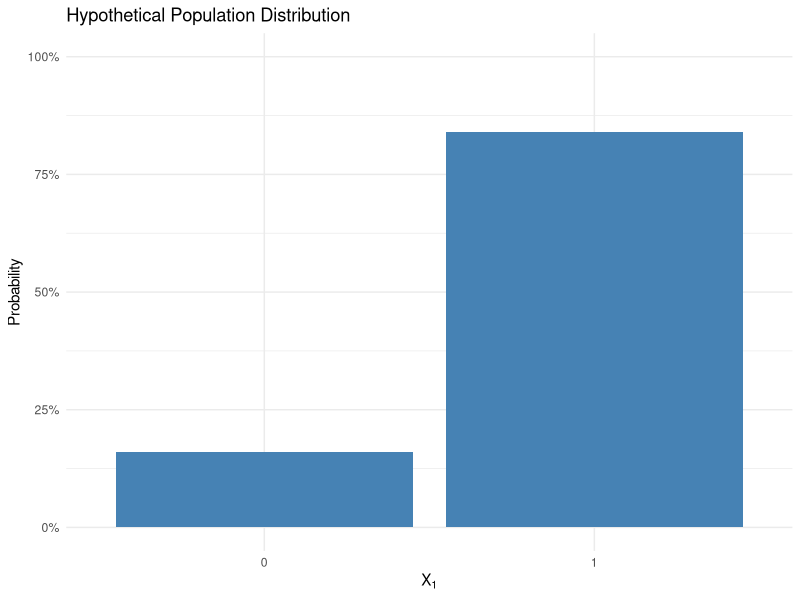
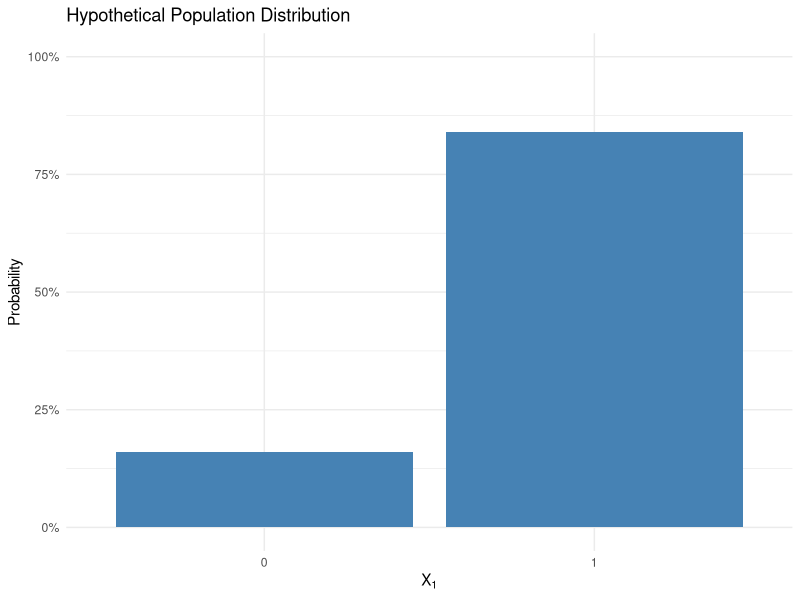
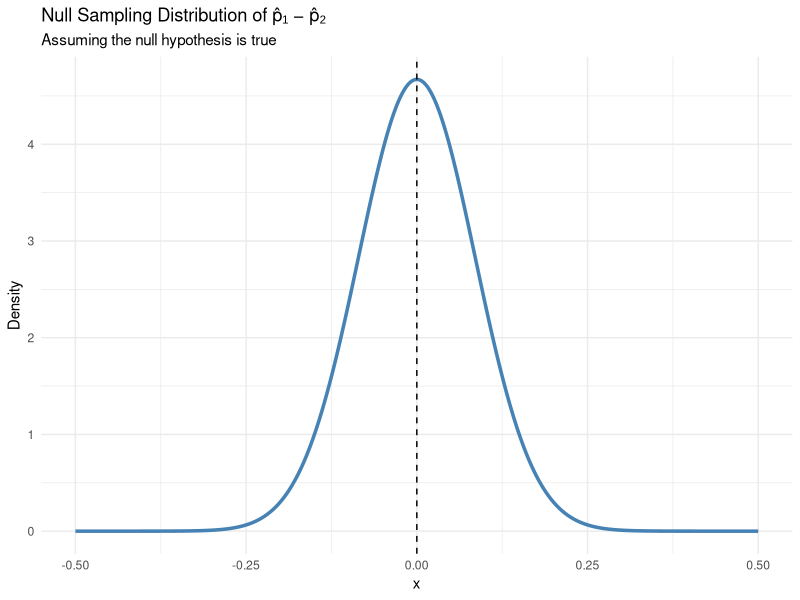
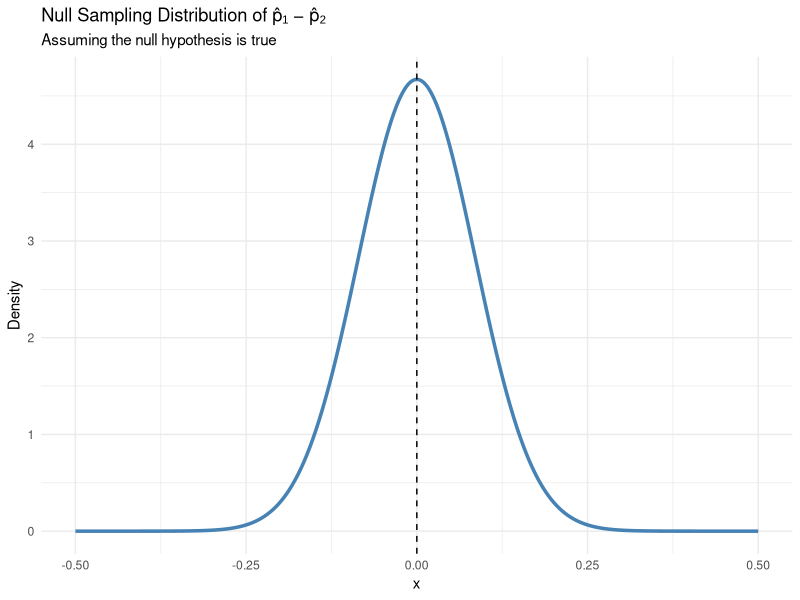
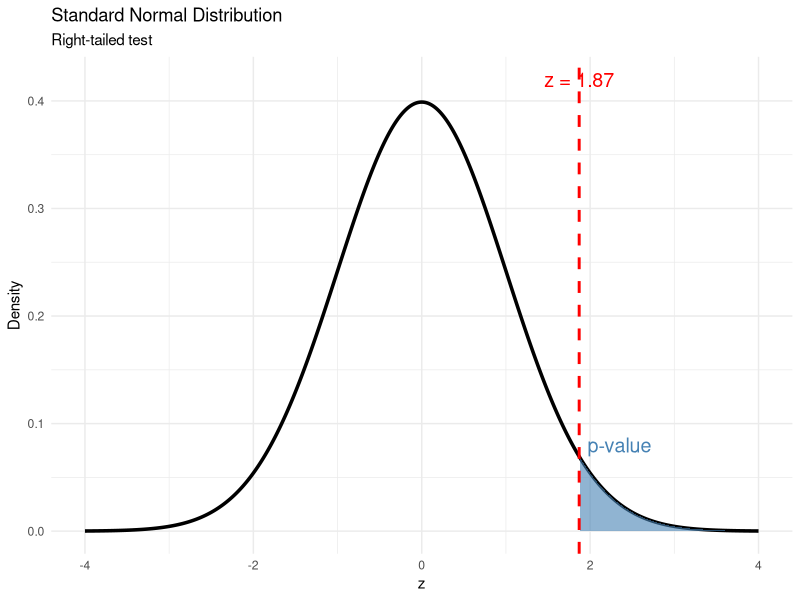

Source code (R) for these figures, in order:
## ---- chunk 1
#| echo: false

library(ggplot2)

data <- data.frame(
  x = c(0, 1),
  probability = c(0.16, 0.84)
)

ggplot(data, aes(x = factor(x), y = probability)) +
  geom_col(fill = "steelblue") +
  labs(
    title = "Hypothetical Population Distribution",
    x = expression(X[1]),
    y = "Probability"
  ) +
  scale_y_continuous(
    limits = c(0, 1),
    labels = scales::percent
  ) +
  theme_minimal()
## ---- chunk 2
#| echo: false

library(ggplot2)

data <- data.frame(
  x = c(0, 1),
  probability = c(0.16, 0.84)
)

ggplot(data, aes(x = factor(x), y = probability)) +
  geom_col(fill = "steelblue") +
  labs(
    title = "Hypothetical Population Distribution",
    x = expression(X[1]),
    y = "Probability"
  ) +
  scale_y_continuous(
    limits = c(0, 1),
    labels = scales::percent
  ) +
  theme_minimal()
## ---- chunk 3
library(ggplot2)

# Null hypothesis: p1 = p2
p_pooled <- 0.76
n1 <- 50
n2 <- 50

# Standard error under H0
SE <- sqrt(p_pooled * (1 - p_pooled) * (1/n1 + 1/n2))

# Create values for the sampling distribution
x <- seq(-0.5, 0.5, length.out = 1000)

# Normal density under H0
data <- data.frame(
  x = x,
  density = dnorm(x, mean = 0, sd = SE)
)

ggplot(data, aes(x = x, y = density)) +
  geom_line(linewidth = 1.2, color = "steelblue") +
  geom_vline(xintercept = 0, linetype = "dashed") +
  labs(
    title = "Null Sampling Distribution of p̂₁ − p̂₂",
    subtitle = "Assuming the null hypothesis is true",
    y = "Density"
  ) +
  theme_minimal()
## ---- chunk 4
library(ggplot2)

# Null hypothesis: p1 = p2
p_pooled <- 0.76
n1 <- 50
n2 <- 50

# Standard error under H0
SE <- sqrt(p_pooled * (1 - p_pooled) * (1/n1 + 1/n2))

# Create values for the sampling distribution
x <- seq(-0.5, 0.5, length.out = 1000)

# Normal density under H0
data <- data.frame(
  x = x,
  density = dnorm(x, mean = 0, sd = SE)
)

ggplot(data, aes(x = x, y = density)) +
  geom_line(linewidth = 1.2, color = "steelblue") +
  geom_vline(xintercept = 0, linetype = "dashed") +
  labs(
    title = "Null Sampling Distribution of p̂₁ − p̂₂",
    subtitle = "Assuming the null hypothesis is true",
    y = "Density"
  ) +
  theme_minimal()
## ---- chunk 5
#| echo: false
library(ggplot2)

# Create standard normal distribution
data <- data.frame(
  z = seq(-4, 4, length.out = 1000)
)

data$y <- dnorm(data$z)

# Data for the shaded p-value region
shade <- subset(data, z >= 1.87)

ggplot(data, aes(x = z, y = y)) +
  geom_line(linewidth = 1.2, color = "black") +
  
  # Shade the p-value
  geom_area(
    data = shade,
    aes(x = z, y = y),
    fill = "steelblue",
    alpha = 0.6
  ) +
  
  # Mark z = 1.87
  geom_vline(
    xintercept = 1.87,
    linetype = "dashed",
    color = "red",
    linewidth = 1
  ) +
  
  # Label
  annotate(
    "text",
    x = 2.35,
    y = 0.08,
    label = "p-value",
    color = "steelblue",
    size = 5
  ) +
  
  annotate(
    "text",
    x = 1.87,
    y = 0.42,
    label = "z = 1.87",
    color = "red",
    size = 5
  ) +
  
  labs(
    title = "Standard Normal Distribution",
    subtitle = "Right-tailed test",
    x = "z",
    y = "Density"
  ) +
  
  theme_minimal()
